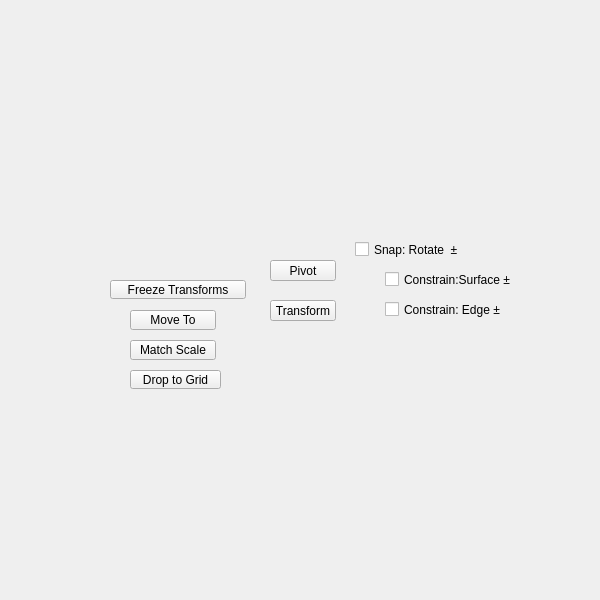
<?xml version="1.0" encoding="UTF-8"?>
<ui version="4.0">
 <class>QtUi</class>
 <widget class="QMainWindow" name="QtUi">
  <property name="enabled">
   <bool>true</bool>
  </property>
  <property name="geometry">
   <rect>
    <x>0</x>
    <y>0</y>
    <width>600</width>
    <height>600</height>
   </rect>
  </property>
  <property name="sizePolicy">
   <sizepolicy hsizetype="Ignored" vsizetype="Ignored">
    <horstretch>0</horstretch>
    <verstretch>0</verstretch>
   </sizepolicy>
  </property>
  <property name="minimumSize">
   <size>
    <width>0</width>
    <height>0</height>
   </size>
  </property>
  <property name="maximumSize">
   <size>
    <width>600</width>
    <height>600</height>
   </size>
  </property>
  <property name="cursor">
   <cursorShape>ArrowCursor</cursorShape>
  </property>
  <property name="whatsThis">
   <string>main</string>
  </property>
  <property name="toolButtonStyle">
   <enum>Qt::ToolButtonIconOnly</enum>
  </property>
  <property name="tabShape">
   <enum>QTabWidget::Triangular</enum>
  </property>
  <property name="dockNestingEnabled">
   <bool>true</bool>
  </property>
  <property name="dockOptions">
   <set>QMainWindow::AllowNestedDocks|QMainWindow::AllowTabbedDocks|QMainWindow::AnimatedDocks|QMainWindow::ForceTabbedDocks</set>
  </property>
  <widget class="QWidget" name="widget">
   <property name="sizePolicy">
    <sizepolicy hsizetype="Ignored" vsizetype="Ignored">
     <horstretch>0</horstretch>
     <verstretch>0</verstretch>
    </sizepolicy>
   </property>
   <widget class="QPushButton" name="i029">
    <property name="geometry">
     <rect>
      <x>270</x>
      <y>260</y>
      <width>66</width>
      <height>21</height>
     </rect>
    </property>
    <property name="minimumSize">
     <size>
      <width>0</width>
      <height>21</height>
     </size>
    </property>
    <property name="maximumSize">
     <size>
      <width>16777215</width>
      <height>21</height>
     </size>
    </property>
    <property name="toolTip">
     <string/>
    </property>
    <property name="whatsThis">
     <string>pivot</string>
    </property>
    <property name="text">
     <string>Pivot</string>
    </property>
   </widget>
   <widget class="QPushButton" name="i008">
    <property name="geometry">
     <rect>
      <x>270</x>
      <y>300</y>
      <width>66</width>
      <height>21</height>
     </rect>
    </property>
    <property name="minimumSize">
     <size>
      <width>0</width>
      <height>21</height>
     </size>
    </property>
    <property name="maximumSize">
     <size>
      <width>16777215</width>
      <height>21</height>
     </size>
    </property>
    <property name="whatsThis">
     <string>transform</string>
    </property>
    <property name="text">
     <string>Transform</string>
    </property>
   </widget>
   <widget class="PushButton" name="tb000">
    <property name="enabled">
     <bool>true</bool>
    </property>
    <property name="geometry">
     <rect>
      <x>130</x>
      <y>370</y>
      <width>91</width>
      <height>19</height>
     </rect>
    </property>
    <property name="maximumSize">
     <size>
      <width>111</width>
      <height>19</height>
     </size>
    </property>
    <property name="toolTip">
     <string>Move selected object to grid.</string>
    </property>
    <property name="layoutDirection">
     <enum>Qt::LeftToRight</enum>
    </property>
    <property name="text">
     <string>Drop to Grid</string>
    </property>
   </widget>
   <widget class="QCheckBox" name="chk024">
    <property name="enabled">
     <bool>true</bool>
    </property>
    <property name="geometry">
     <rect>
      <x>385</x>
      <y>300</y>
      <width>126</width>
      <height>19</height>
     </rect>
    </property>
    <property name="maximumSize">
     <size>
      <width>999</width>
      <height>19</height>
     </size>
    </property>
    <property name="toolTip">
     <string>Constrain to edge</string>
    </property>
    <property name="layoutDirection">
     <enum>Qt::LeftToRight</enum>
    </property>
    <property name="autoFillBackground">
     <bool>true</bool>
    </property>
    <property name="text">
     <string>Constrain: Edge ±</string>
    </property>
    <property name="iconSize">
     <size>
      <width>18</width>
      <height>18</height>
     </size>
    </property>
    <property name="checkable">
     <bool>true</bool>
    </property>
    <property name="checked">
     <bool>false</bool>
    </property>
   </widget>
   <widget class="PushButton" name="tb002">
    <property name="enabled">
     <bool>true</bool>
    </property>
    <property name="geometry">
     <rect>
      <x>110</x>
      <y>280</y>
      <width>136</width>
      <height>19</height>
     </rect>
    </property>
    <property name="maximumSize">
     <size>
      <width>999</width>
      <height>19</height>
     </size>
    </property>
    <property name="toolTip">
     <string>Freeze transformations on any selected objects and center the pivot on each objects bounding box.</string>
    </property>
    <property name="text">
     <string>Freeze Transforms</string>
    </property>
    <property name="iconSize">
     <size>
      <width>18</width>
      <height>18</height>
     </size>
    </property>
    <property name="autoDefault">
     <bool>false</bool>
    </property>
    <property name="default">
     <bool>false</bool>
    </property>
    <property name="flat">
     <bool>false</bool>
    </property>
   </widget>
   <widget class="QCheckBox" name="chk025">
    <property name="enabled">
     <bool>true</bool>
    </property>
    <property name="geometry">
     <rect>
      <x>385</x>
      <y>270</y>
      <width>136</width>
      <height>19</height>
     </rect>
    </property>
    <property name="maximumSize">
     <size>
      <width>999</width>
      <height>19</height>
     </size>
    </property>
    <property name="toolTip">
     <string>Constrain to surface</string>
    </property>
    <property name="layoutDirection">
     <enum>Qt::LeftToRight</enum>
    </property>
    <property name="autoFillBackground">
     <bool>true</bool>
    </property>
    <property name="text">
     <string>Constrain:Surface ±</string>
    </property>
    <property name="iconSize">
     <size>
      <width>18</width>
      <height>18</height>
     </size>
    </property>
    <property name="checkable">
     <bool>true</bool>
    </property>
    <property name="checked">
     <bool>false</bool>
    </property>
   </widget>
   <widget class="CheckBox" name="chk023">
    <property name="enabled">
     <bool>true</bool>
    </property>
    <property name="geometry">
     <rect>
      <x>355</x>
      <y>240</y>
      <width>131</width>
      <height>19</height>
     </rect>
    </property>
    <property name="maximumSize">
     <size>
      <width>999</width>
      <height>19</height>
     </size>
    </property>
    <property name="mouseTracking">
     <bool>false</bool>
    </property>
    <property name="toolTip">
     <string>Snap rotation.</string>
    </property>
    <property name="layoutDirection">
     <enum>Qt::LeftToRight</enum>
    </property>
    <property name="autoFillBackground">
     <bool>true</bool>
    </property>
    <property name="text">
     <string>Snap: Rotate  ±</string>
    </property>
    <property name="iconSize">
     <size>
      <width>18</width>
      <height>18</height>
     </size>
    </property>
    <property name="checkable">
     <bool>true</bool>
    </property>
    <property name="checked">
     <bool>false</bool>
    </property>
    <property name="tristate">
     <bool>false</bool>
    </property>
   </widget>
   <widget class="PushButton" name="tb005">
    <property name="enabled">
     <bool>true</bool>
    </property>
    <property name="geometry">
     <rect>
      <x>130</x>
      <y>310</y>
      <width>86</width>
      <height>20</height>
     </rect>
    </property>
    <property name="sizePolicy">
     <sizepolicy hsizetype="Preferred" vsizetype="Fixed">
      <horstretch>0</horstretch>
      <verstretch>0</verstretch>
     </sizepolicy>
    </property>
    <property name="minimumSize">
     <size>
      <width>0</width>
      <height>20</height>
     </size>
    </property>
    <property name="maximumSize">
     <size>
      <width>16777215</width>
      <height>20</height>
     </size>
    </property>
    <property name="toolTip">
     <string>Move selected object(s) to last selected.</string>
    </property>
    <property name="text">
     <string>Move To</string>
    </property>
    <property name="iconSize">
     <size>
      <width>18</width>
      <height>18</height>
     </size>
    </property>
    <property name="autoDefault">
     <bool>false</bool>
    </property>
    <property name="default">
     <bool>false</bool>
    </property>
    <property name="flat">
     <bool>false</bool>
    </property>
   </widget>
   <widget class="QPushButton" name="b001">
    <property name="enabled">
     <bool>true</bool>
    </property>
    <property name="geometry">
     <rect>
      <x>130</x>
      <y>340</y>
      <width>86</width>
      <height>20</height>
     </rect>
    </property>
    <property name="sizePolicy">
     <sizepolicy hsizetype="Preferred" vsizetype="Fixed">
      <horstretch>0</horstretch>
      <verstretch>0</verstretch>
     </sizepolicy>
    </property>
    <property name="minimumSize">
     <size>
      <width>0</width>
      <height>20</height>
     </size>
    </property>
    <property name="maximumSize">
     <size>
      <width>16777215</width>
      <height>20</height>
     </size>
    </property>
    <property name="toolTip">
     <string>&lt;html&gt;&lt;head/&gt;&lt;body&gt;&lt;p&gt;Match the first selected object to the combined bounding box scale of any additional selected objects.&lt;/p&gt;&lt;/body&gt;&lt;/html&gt;</string>
    </property>
    <property name="text">
     <string>Match Scale</string>
    </property>
    <property name="iconSize">
     <size>
      <width>18</width>
      <height>18</height>
     </size>
    </property>
    <property name="autoDefault">
     <bool>false</bool>
    </property>
    <property name="default">
     <bool>false</bool>
    </property>
    <property name="flat">
     <bool>false</bool>
    </property>
   </widget>
  </widget>
 </widget>
 <customwidgets>
  <customwidget>
   <class>PushButton</class>
   <extends>QPushButton</extends>
   <header>widgets.pushbutton.h</header>
  </customwidget>
  <customwidget>
   <class>CheckBox</class>
   <extends>QCheckBox</extends>
   <header>uitk.widgets.checkbox.CheckBox.h</header>
  </customwidget>
 </customwidgets>
 <resources/>
 <connections/>
 <designerdata>
  <property name="gridDeltaX">
   <number>5</number>
  </property>
  <property name="gridDeltaY">
   <number>10</number>
  </property>
  <property name="gridSnapX">
   <bool>true</bool>
  </property>
  <property name="gridSnapY">
   <bool>true</bool>
  </property>
  <property name="gridVisible">
   <bool>true</bool>
  </property>
 </designerdata>
</ui>
